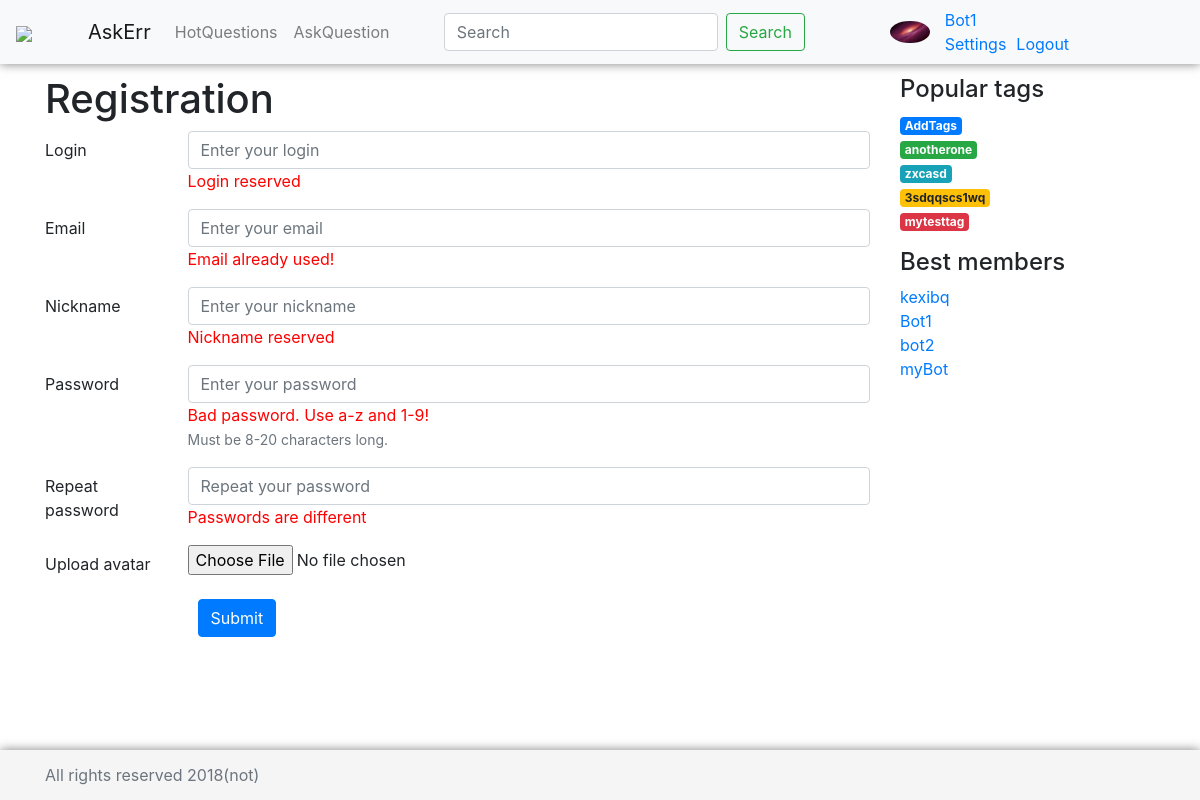
Screenshot of /registration/ (signed in) with the database file from the repository.
### questions/models.py (models this page shows)
class User(AbstractUser):
    email = models.EmailField(unique=True)
    upload = models.ImageField(default='user.png',upload_to='uploads/%Y/%m/%d')

class Tag(models.Model):
    title = models.CharField(max_length=120, verbose_name=u"Заголовок ярлыка")
    def __str__(self):
        return self.title

### questions/views.py (the view)
# urls.py: path('registration/',views.registration, name='registration'),
def registration(request):
    tags = randomQuerySet(Tag.objects.all(), 5)
    users = User.objects.all()
    return render(request, 'registration.html', {'tags':tags,'users':users, 'page_title':'Registration'})

### questions/otherfuncs.py (called while the page is built)
def randomQuerySet(items, size): # сделать ModelManager для Tag и кинуть туда
    result = []
    ls = []
    if (size > items.count()):
        return items
    num = random.randrange(0, items.count())
    for i in range(size):
        while (num in ls):
            num = random.randrange(0, items.count())
        ls.append(num)
    for i in range(size):
        result.append(items[ls[i]])
    return result

### templates/registration.html
{% extends 'base.html' %}
{% block left-side %}
            <h1>Registration</h1>
            <form class="form-group">
                <div class="form-group row has-warning">
                    <label for="LoginInput" class="col-sm-2 col-form-label">Login</label>
                    <div class="col-sm-10">
                        <div><input  class="form-control" name="LoginInput" placeholder="Enter your login "></div>
                        <div class="attention">Login reserved</div>
                    </div>
                </div>
                <div class="form-group row has-warning">
                    <label for="emailinput" class="col-sm-2 col-form-label">Email</label>
                    <div class="col-sm-10">
                        <input type="email" class="form-control"  name="EmailInput" placeholder="Enter your email">
                        <div class="attention">Email already used!</div>
                    </div>
                </div>
                <div class="form-group row has-warning">
                    <label for="nickinput" class="col-sm-2 col-form-label">Nickname</label>
                    <div class="col-sm-10">
                        <input type="email" class="form-control"  name="NickInput" placeholder="Enter your nickname">
                        <div class="attention">Nickname reserved</div>
                    </div>
                </div>
                <div class="form-group row has-warning">
                    <label for="inputPassword" class="col-sm-2 col-form-label">Password</label>
                    <div class="col-sm-10">
                        <input type="password" class="form-control"  name="inputPassword" placeholder="Enter your password">
                        <div class="attention">Bad password. Use a-z and 1-9!</div>
                        <small class="text-muted">
                            Must be 8-20 characters long. </small>
                    </div>
                </div>
                <div class="form-group row has-warning">
                    <label for="inputPassword" class="col-sm-2 col-form-label">Repeat password</label>
                    <div class="col-sm-10">
                        <input type="password" class="form-control"  name="repeatPassword" placeholder="Repeat your password">
                        <div class="attention">Passwords are different</div>
                    </div>
                </div>
                <div class="form-group row">
                    <label for="exampleInputFile" class="col-sm-2 col-form-label">Upload avatar</label>
                    <div class="col-sm-10">
                        <input type="file" class="form-control-file" name="exampleInputFile" aria-describedby="fileHelp">
                    </div>
                </div>
            </form>
            <div class="col-sm-10 offset-sm-2">
                <button class="btn btn-primary">Submit</button>
            </div>
{% endblock %}

### templates/base.html (shortened to what this page needs)
{% load static %}
<!DOCTYPE html>
<html lang="en">
<head>
    <link href="{% static 'bootstrap/css/bootstrap.min.css' %}" rel="stylesheet">
    <link href="{% static 'css/style.css' %}" rel="stylesheet" type="text/css">
    <link href="{% static 'css/askme.css' %}" rel="stylesheet" type="text/css">
</head>
<body>
    <header>
      <nav class="navbar navbar-expand-md navbar-light fixed-top bg-light my-nav">
          <a class="navbar-brand" href="{% url 'home' %}"><img src="{% static 'img/sitelogo.png' %}" class="navbar-brand logo"></a>
        <a class="navbar-brand" href="{% url 'home' %}">AskErr</a>
        <div class="collapse navbar-collapse" id="navbarCollapse">
          <ul class="navbar-nav mr-auto">
            <li class="nav-item">
              <a class="nav-link" href="{% url 'hot' %}"> HotQuestions </a>
            </li>
            {% if user.is_authenticated %}
            <li class="nav-item">
              <a class="nav-link" href="{% url 'ask-question' %}"> AskQuestion </a>
            </li>
            {% endif %}
          </ul>
          <form class="form-inline mt-2 mt-md-0">
            <input class="form-control mr-sm-2" type="text" placeholder="Search" aria-label="Search">
            <button class="btn btn-outline-success my-2 my-sm-0" type="submit">Search</button>
          </form>
          {% if user.is_authenticated %}
          <img src="{{  user.upload.url }}" class="rounded-circle logo pull-right">
          <div class = "col-md-3 align-self-end">
            <div class ="row">
            <a class="user" href="{% url 'settings' %}" style="padding-left: 15px">{{ user.username }} </a>
            </div>
            <div class ="row">
            <a class="user" href="{% url 'settings' %}" style="padding-left:15px;padding-right: 10px">Settings</a>
            <a class="user" href="{% url 'logout' %}">Logout</a>
            </div>
          </div>
          {% endif %}
        </div>
      </nav>
    </header>
<div class="container">
    <div class="row">
        <div class="col-md-9 ">
            {% block left-side %}
            {% endblock %}
        </div>
        <div class="col-md-3">
            {% block right-side %}
                {% include 'right-side.html' %}
            {% endblock %}
        </div>
    </div>
</div>
<footer class="footer">
    <div class="container">
        <p class="text-muted" style="margin: auto;">All rights reserved 2018(not)</p>
    </div>
</footer>
</body>

### templates/right-side.html
    <h4>Popular tags</h4>
    <ol class="list-unstyled ">
    {% for tag in tags %}
       <li><a class="{% cycle "badge badge-primary" "badge badge-success" "badge badge-info" "badge badge-warning" "badge badge-danger"%}" href="{% url 'questions-on-tag' tag %}"> {{ tag.title }} </a></li>
    {% endfor %}
	</ol>
    <div class="sidebar-module">
        <h4>Best members</h4>
        <ol class="list-unstyled ">
            {% for user in users%}
                    <li><a href="#">{{user.username}}</a></li>
            {% endfor %}
        </ol>
    </div>

### static/css/style.css (style rules this page uses)
body { padding-top: 15px; }
.logo { width: 40px; }
.my-nav { box-shadow: 0 0 10px rgba(0,0,0,0.5); }
footer { box-shadow: 0 0 10px rgba(0,0,0,0.5); background: #F2F2F2; }
.attention { color: red; }

### static/css/askme.css (style rules this page uses)
html { position: relative; min-height: 100%; }
body { margin-bottom: 60px; }
.footer { position: absolute; bottom: 0; width: 100%; height: 50px; line-height: 50px; background-color: #f5f5f5; }
body > .container { padding: 60px 15px 0; }
.footer > .container { padding-right: 15px; padding-left: 15px; }

### rows the page displays
User: upload (picture), username "Bot1"
Tag: title "AddTags"
Tag: title "anotherone"
Tag: title "zxcasd"
Tag: title "3sdqqscs1wq"
Tag: title "mytesttag"
User: username "kexibq"
User: username "bot2"
User: username "myBot"
